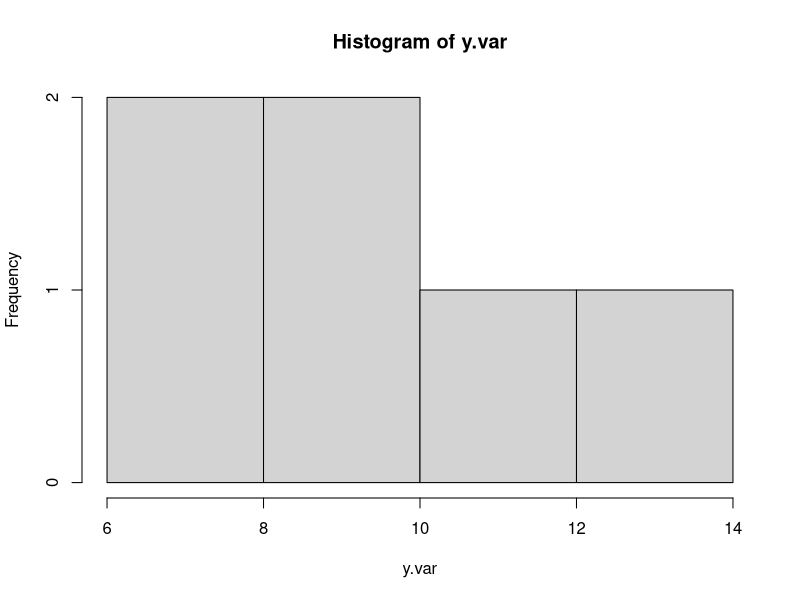
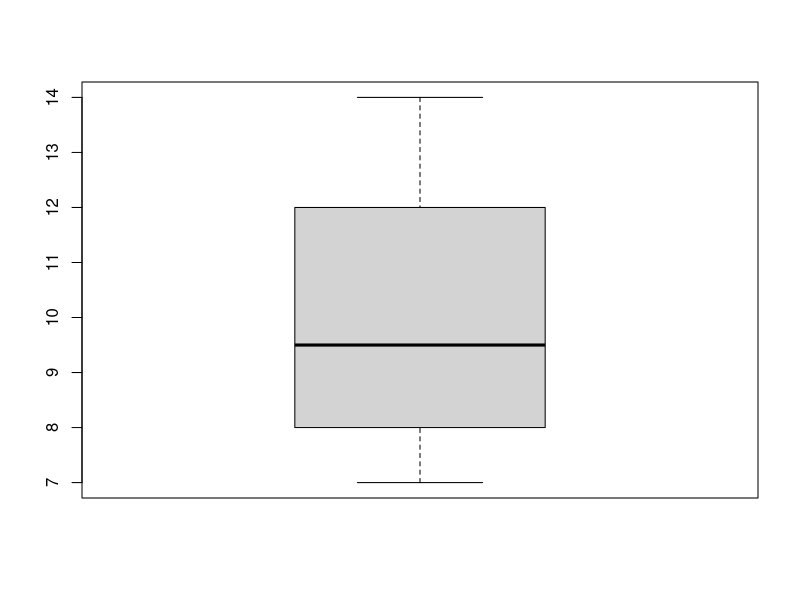
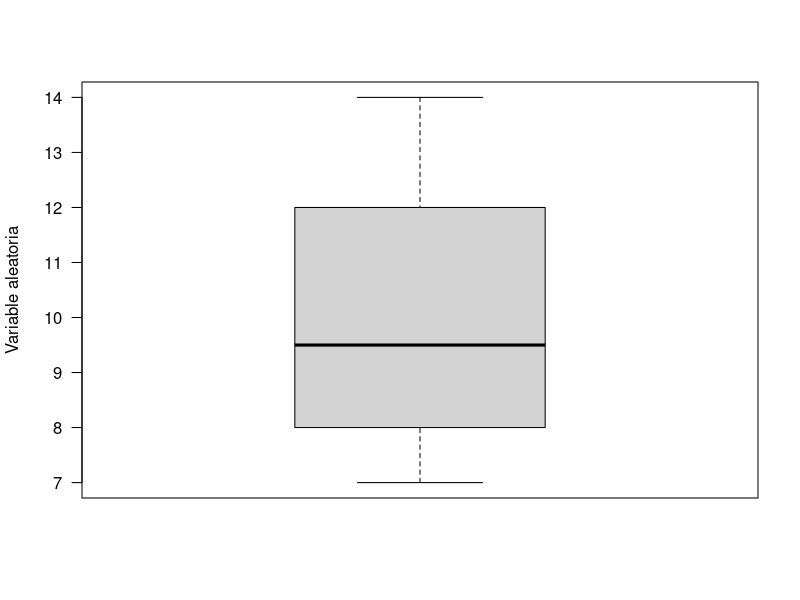
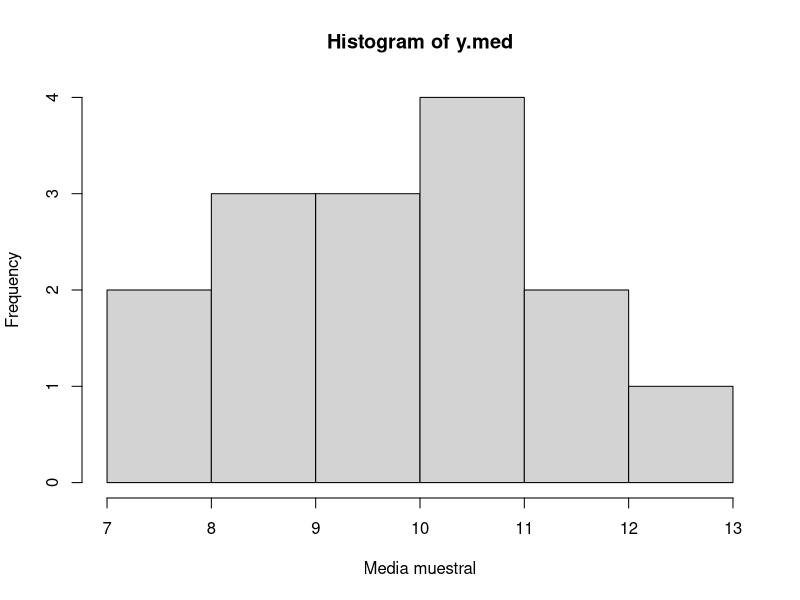
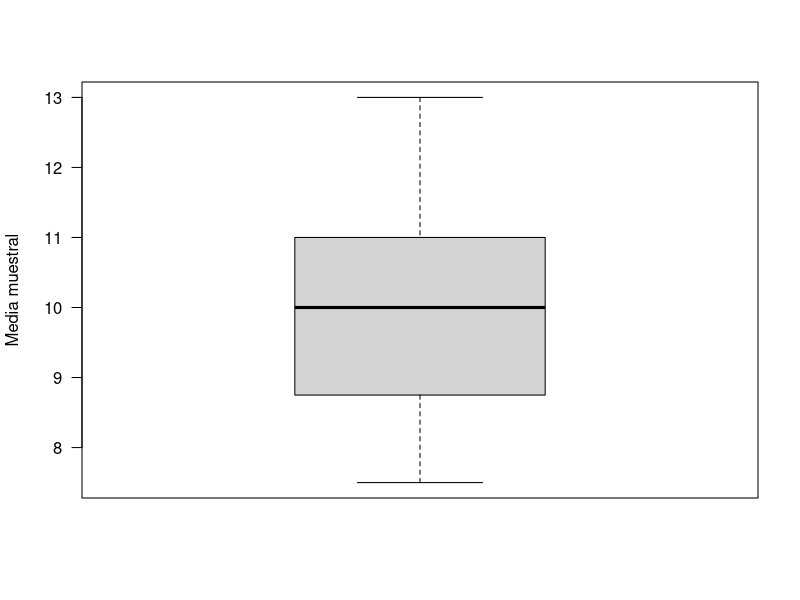
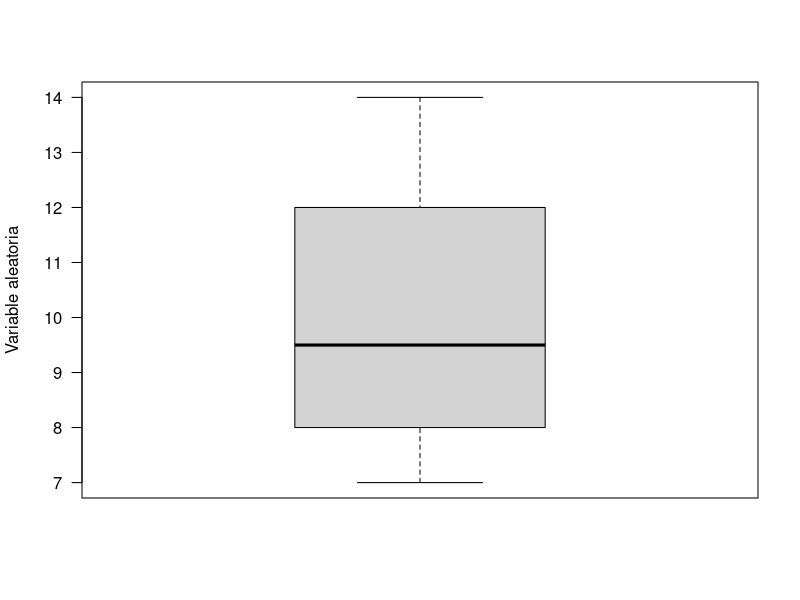
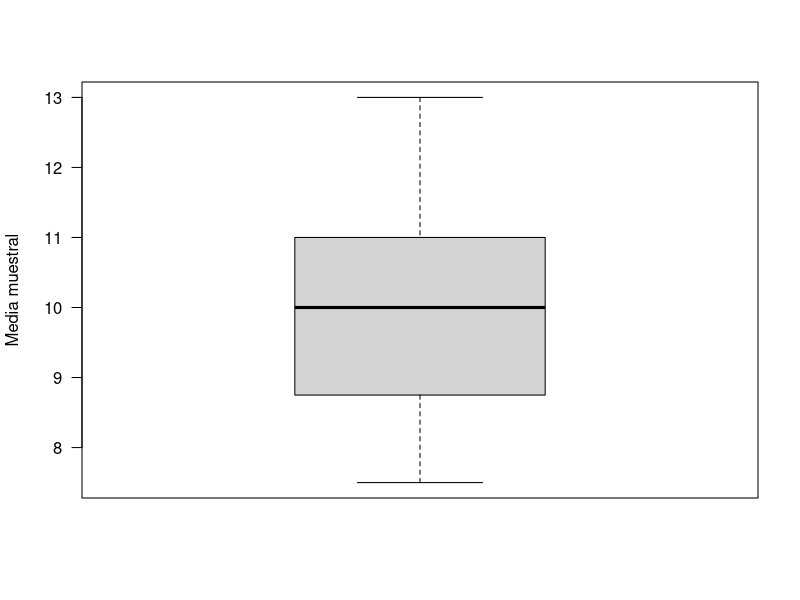
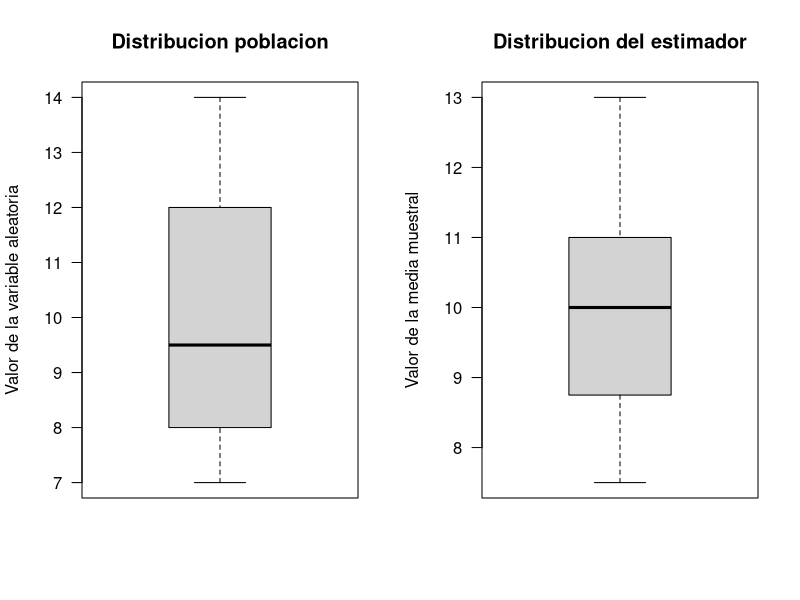

The R script that drew these images, in order:
## Script: "distriestimador.r"                                   /
## Sobre:  Representacion distribucion de variable y estimador  /
## Detalles: Realiza graficos comparativos simples.            /
## Ejemplo: datos dados en el apunte.                         /
##-----------------------------------------------------------/ 
##                                                          /
## Profesor: Christian Salas Eljatib                       /
## E-mail: christian.salas AT uchile DOT cl               /
## Web: https://eljatib.com                              /
##======================================================/
#
##!Definiendo el vector de valores variable Y para la poblacion
y.var<-c(12,7,14,8,9,10) #c(2,6,8,10,10,12)
##Tamanho poblacional
N <- length(y.var)
N

tau.y<-sum(y.var)
mu.y<-mean(y.var)

#+ Graficos de distribucion de la variable
hist(y.var)
boxplot(y.var)
boxplot(y.var,ylab="Variable aleatoria",las=1)

##+ Valores del estimador

y.med<-c(9.5, 13.0, 10.0, 10.5, 11.0, 10.5,  7.5,  8,  8.5, 11,
         11.5, 12,8.5,  9,  9.5)
#- verificando tamaho del vector
length(y.med)

#+ Graficos de distribucion del estimador
hist(y.med,xlab="Media muestral")
boxplot(y.med,ylab="Media muestral",las=1)


##! Comparando las distribuciones
##+(a) una forma seria repetir las lines anteriores, pero seguidas
boxplot(y.var,ylab="Variable aleatoria",las=1) #poblacion
boxplot(y.med,ylab="Media muestral",las=1) #estimador

##+(b) en una misma figura poner las dos distribuciones
op<-par(mfrow = c(1,2))
boxplot(y.var,ylab="Valor de la variable aleatoria",las=1,main="Distribucion poblacion")
boxplot(y.med,ylab="Valor de la media muestral",las=1,main="Distribucion del estimador")
par(op)

##+(c) lo mismo anterior, pero usando histogramas
op<-par(mfrow = c(2,1))
hist(y.var,xlab="Variable aleatoria",las=1,main="Distribucion poblacion")
hist(y.med,xlab="Media muestral",las=1,main="Distribucion del estimador")
##+ note que en esta figura la disposicion es diferente a la
##+ anterior. Por que cree Ud. lo realice de forma diferente aca?
par(op)

message("Fin del script!")
#╔═════════════════╗
#║ Fin del script! ║
#║ Atte.           ║
#║ El profesor     ║
#╚═════════════════╝
